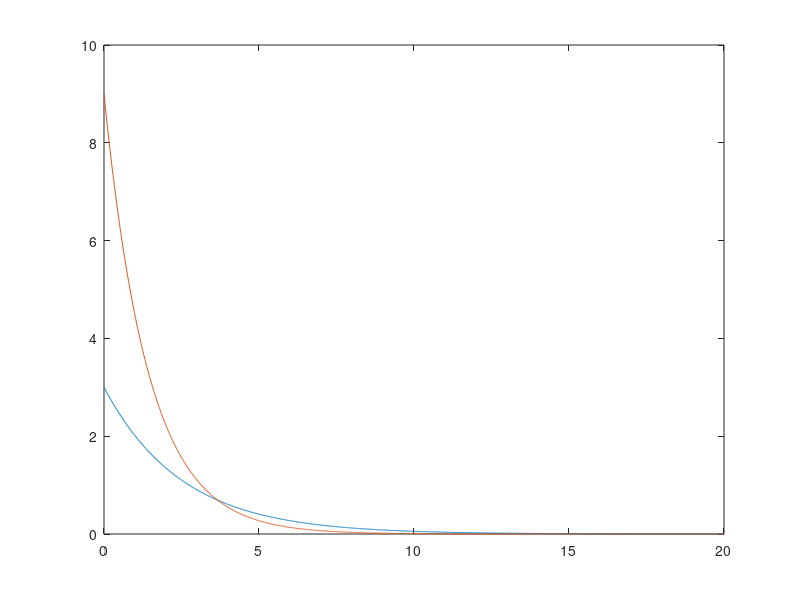
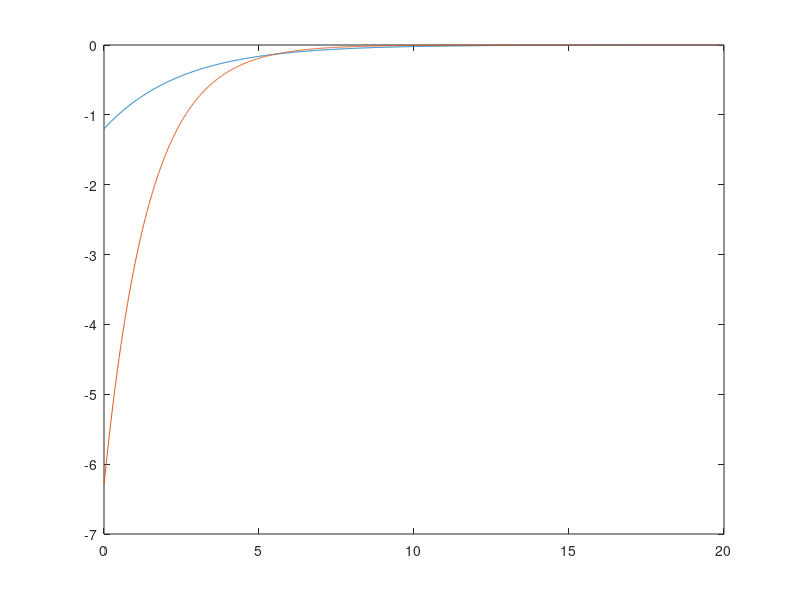
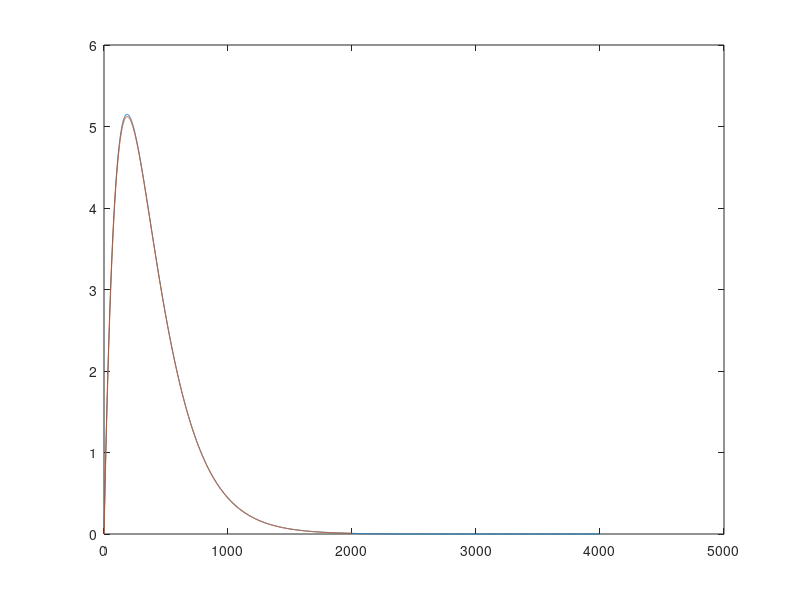
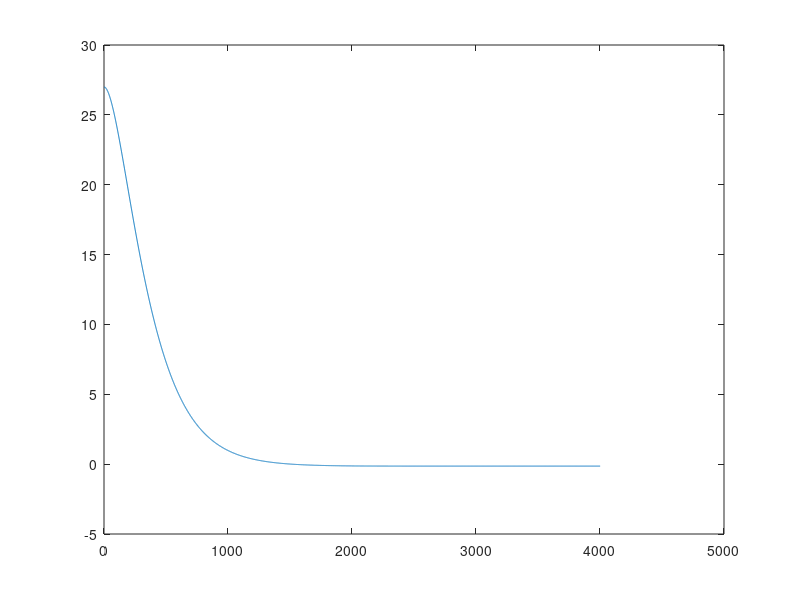

MATLAB code for these plots, in order:
clc;clear all;close all;



step=0.01;
t=0:step:20;


k1=0.4;
k0=3;
a = k0*exp(-k1*t);



m1=0.7;
m0=9;
b = m0*exp(-m1*t);
figure(1);
plot(t,a)
hold on
plot(t,b)






ha = -k0*k1*exp(-k1*t);



hb = -m0*m1*exp(-m1*t);

figure(2)
plot(t,ha)
hold on
plot(t,hb)



h_num=conv(ha,hb,'full');
figure(3)
plot(h_num*step)
hold on
h = k0*m0*((k1*m1)/(m1-k1))*(exp(-k1*t)-exp(-m1*t));
plot(h)




figure(4)
ab_num=-cumsum(h_num*step*step)+k0*m0;
plot(ab_num)

figure(5)
ab = k0*m0*((k1*m1)/(m1-k1))*(+exp(-k1*t)/k1-exp(-m1*t)/m1);
plot(ab)

